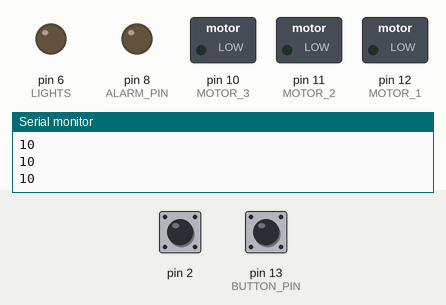
Recording of a sketch running on a simulated Arduino Uno, built with avr-gcc and run on an emulated ATmega328P. On the bench: switched loads named in the sketch (green lamp = pin HIGH), output pins drawn as LEDs (lit = HIGH), the last lines printed to the serial monitor. Dashed ring = blinking. The test bench sets the inputs (shaded band); at power-on: pin 2 HIGH, pin 13 (BUTTON_PIN) HIGH.

Above: at 3.2 s.
3.3 s: pin 2 pulled LOW for 0.15 s
At 4.6 s:
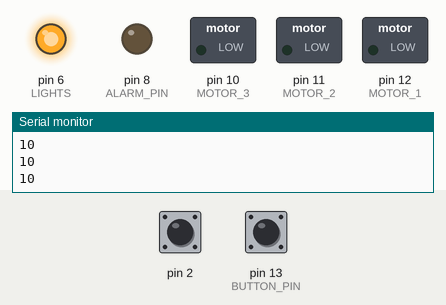
6.4 s: pin 2 pulled LOW for 1 s
At 6.8 s:
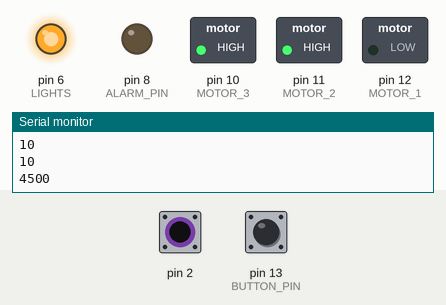
8.9 s: pin 2 pulled LOW for 3.2 s
At 9.8 s:
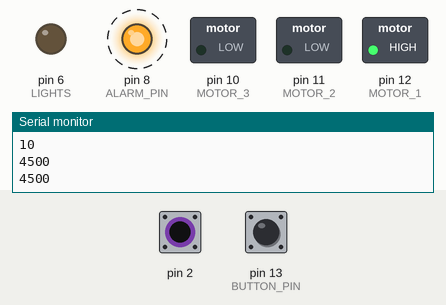
Timing chart, 0 to 19.1 s (numbered marks = the images above; inputs shaded):
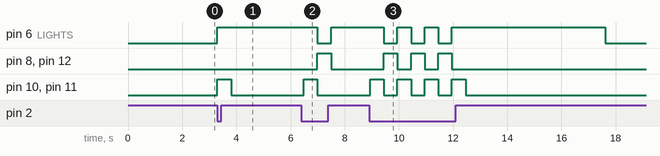

Measured:
- after the input at 3.3 s, pin 6 (LIGHTS): LOW → HIGH at once; pin 10 (MOTOR_3), pin 11 (MOTOR_2): LOW → HIGH at once, → LOW 0.50 s later
- after the input at 6.4 s, pin 6 (LIGHTS): HIGH → LOW after 0.59 s, → HIGH 0.50 s later; pin 8 (ALARM_PIN), pin 12 (MOTOR_1): LOW → HIGH after 0.59 s, → LOW 0.50 s later; pin 10 (MOTOR_3), pin 11 (MOTOR_2): LOW → HIGH after 0.09 s, → LOW 0.50 s later
- after the input at 8.9 s, pin 8 (ALARM_PIN), pin 12 (MOTOR_1): alternates HIGH for 0.50 s and LOW for 0.50 s, 6 changes in all, then stays LOW, starting after 0.54 s; pin 10 (MOTOR_3), pin 11 (MOTOR_2): alternates HIGH for 0.50 s and LOW for 0.50 s, 8 changes in all, then stays LOW, starting at once

The sketch:

cap_touch_test.ino
```cpp
#include <CapacitiveSensor.h>

// resistor between pins 4 and 2, foil connected to wire which is connected to pin 2
// wiring diagram for hand is in separate diagram

int MOTOR_1 = 12;
int MOTOR_2 = 11;
int MOTOR_3 = 10;
int ALARM_PIN = 8;
int BUTTON_PIN = 13;
int LIGHTS = 6;

//resistor between pins 4 & 2, pin 2 is sensor pin, add wire, foil
CapacitiveSensor cs_4_2 = CapacitiveSensor(4, 2);

// threshold that determines when sensor is touched; depends on value of resistor
int delta = 2000;
int baseline;
boolean on;
int lastButtonVal;

int lightCount = -1;

void setup() {
  pinMode(MOTOR_1, OUTPUT);
  pinMode(MOTOR_2, OUTPUT);
  pinMode(MOTOR_3, OUTPUT);
  pinMode(ALARM_PIN, OUTPUT);
  pinMode(BUTTON_PIN, INPUT);
  pinMode(LIGHTS, OUTPUT);
  cs_4_2.set_CS_AutocaL_Millis(0xFFFFFFFF);     // turn off autocalibrate on channel 1 - just as an example
  Serial.begin(9600);
  on = false;
  reset();
  lastButtonVal = digitalRead(BUTTON_PIN);
}

void loop() {
  if (true) {
//  if (checkButton()) {
    //Serial.println("button on");
      long sensor =  cs_4_2.capacitiveSensor(30);
    Serial.println(sensor);
    if (sensor > baseline + delta) {
      if (!on) {
        digitalWrite(LIGHTS, HIGH);
        digitalWrite(ALARM_PIN, LOW);
        digitalWrite(MOTOR_1, LOW);
        digitalWrite(MOTOR_2, HIGH);
        digitalWrite(MOTOR_3, HIGH);
        on = true;
      } else {
        digitalWrite(LIGHTS, LOW);
        digitalWrite(ALARM_PIN, HIGH);
        digitalWrite(MOTOR_1, HIGH);
        digitalWrite(MOTOR_2, LOW);
        digitalWrite(MOTOR_3, LOW);
        on = false;
      }
      lightCount = 0;
      delay(500);
    } else {
      digitalWrite(ALARM_PIN, LOW);
      digitalWrite(MOTOR_1, LOW);
      digitalWrite(MOTOR_2, LOW);
      digitalWrite(MOTOR_3, LOW);

      if (lightCount != -1 && lightCount != 50) {
        digitalWrite(LIGHTS, HIGH);
        lightCount++;
      } else {
        digitalWrite(LIGHTS, LOW);
        lightCount = -1;
      }

      on = false;
      delay(100);
    }
  }
}

void reset() {
  int sum = 0;
  for (int i = 0; i < 20; i++) {
    sum = sum + cs_4_2.capacitiveSensor(30);
    delay(100);
  }
  baseline = (int) (sum / 20.0);
}

boolean checkButton() {
  int val = digitalRead(BUTTON_PIN);
  Serial.println(val);
  if (val != lastButtonVal) {
    if (val == HIGH) { // just turned on
      reset();
    } else { // just turned off
       digitalWrite(ALARM_PIN, LOW);
       digitalWrite(MOTOR_1, LOW);
       digitalWrite(MOTOR_2, LOW);
       digitalWrite(MOTOR_3, LOW);
       digitalWrite(LIGHTS, LOW);
       on = false;
    }
  }
  lastButtonVal = val;
  return (val == HIGH);
}
```
